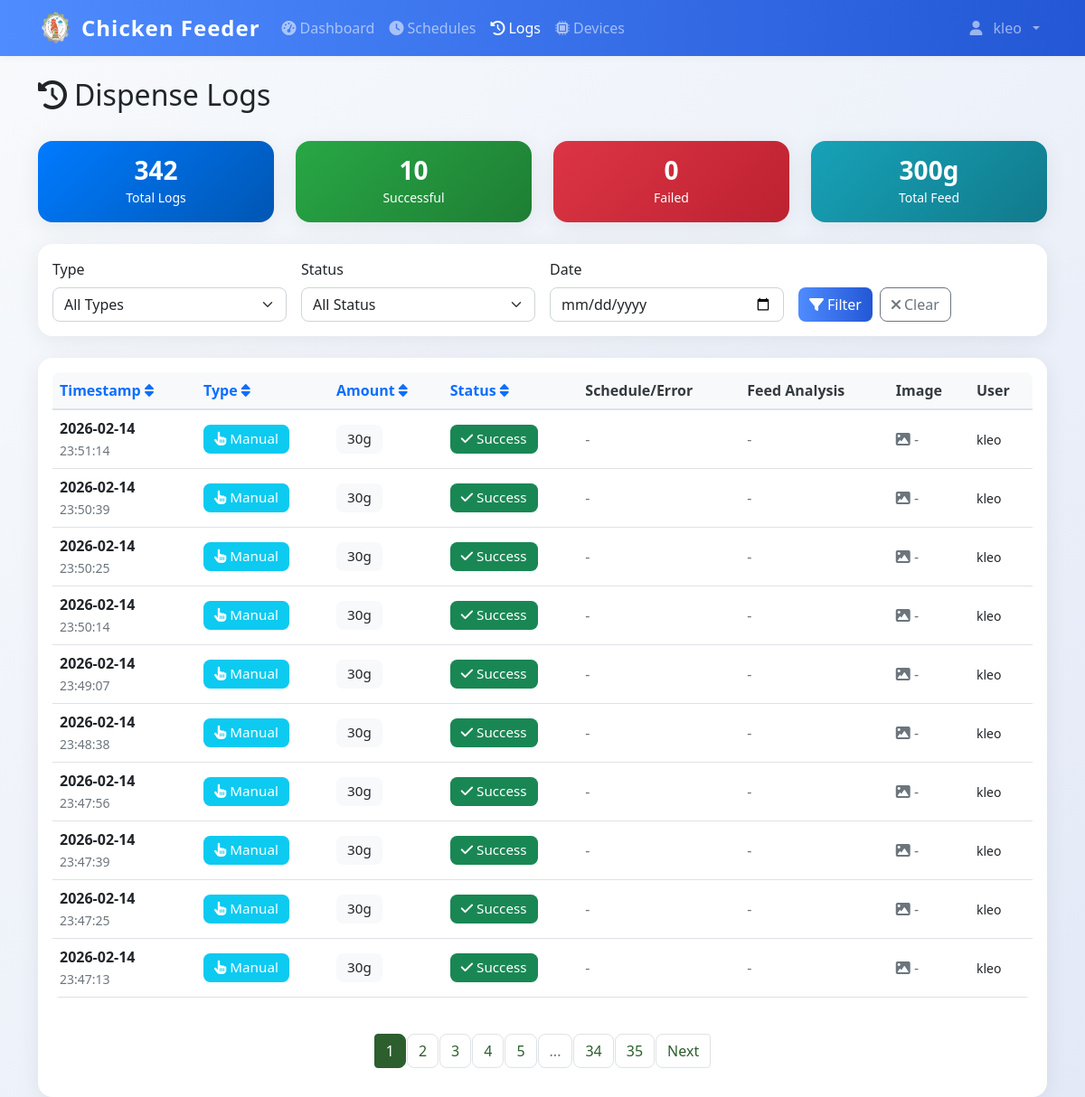
The page /logs (signed in) on the database as committed earlier.
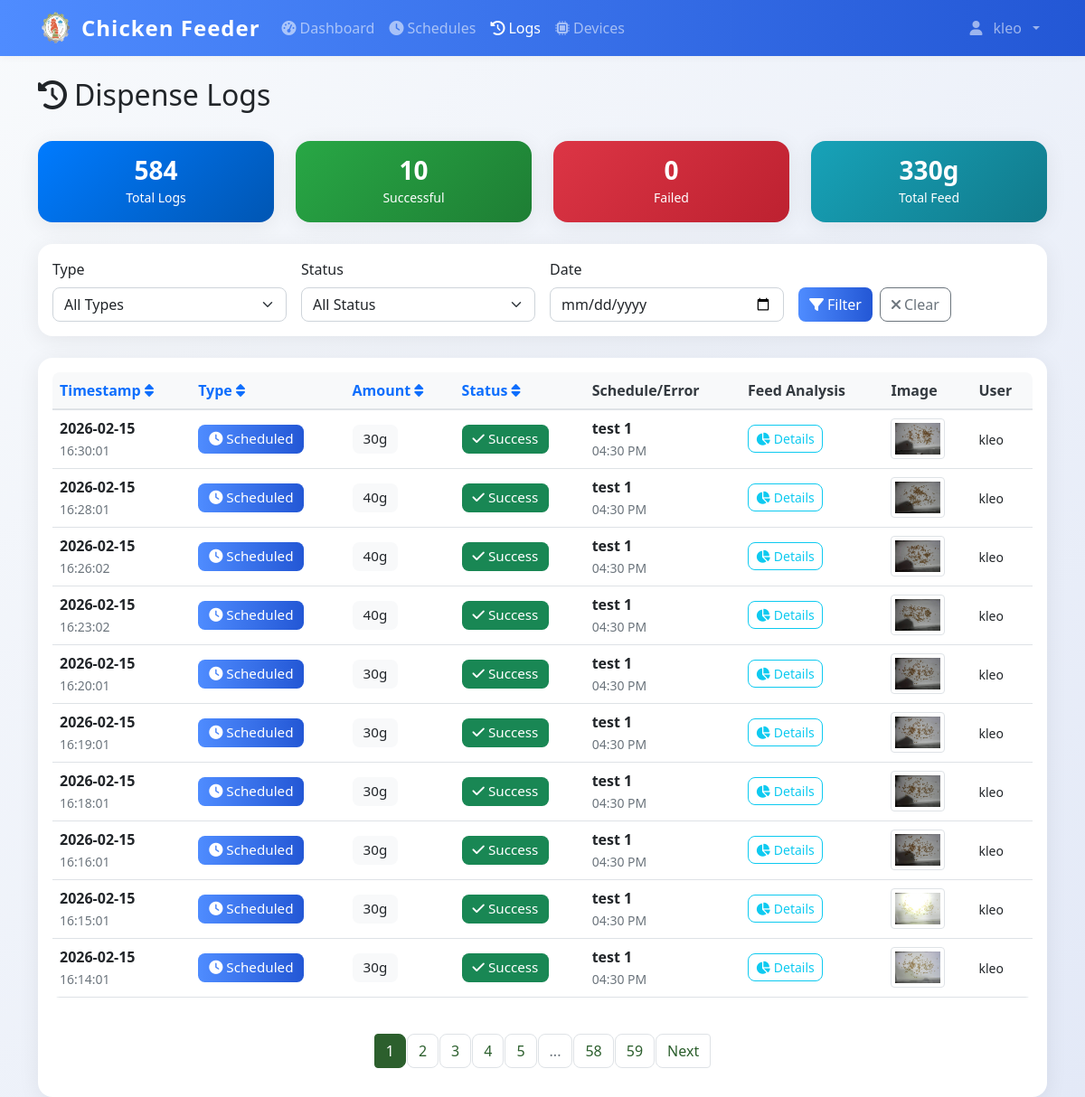
The same page on the database as committed later.
### models.py (models this page shows)
class DispenseLog(db.Model):
    id = db.Column(db.Integer, primary_key=True)
    timestamp = db.Column(db.DateTime, default=datetime.now, nullable=False)
    amount_grams = db.Column(db.Integer, nullable=False)
    trigger_type = db.Column(db.String(20), nullable=False)
    schedule_id = db.Column(db.Integer, db.ForeignKey('feed_schedule.id'), nullable=True)
    status = db.Column(db.String(20), default='success')
    error_message = db.Column(db.Text, nullable=True)
    image_path = db.Column(db.String(255), nullable=True)  # Path to captured feed image
    pellet_count = db.Column(db.Integer, nullable=True)  # Number of pellets detected in image
    grams_detected = db.Column(db.Float, nullable=True)  # Estimated grams of pellets in feeder
    grams_dispensed = db.Column(db.Integer, nullable=True)  # Actual amount dispensed by servo
    triggered_by = db.Column(db.Integer, db.ForeignKey('user.id'), nullable=True)
    schedule = db.relationship('FeedSchedule', backref=db.backref('dispense_logs', lazy=True))
    user = db.relationship('User', backref=db.backref('dispense_logs', lazy=True))

class User(UserMixin, db.Model):
    id = db.Column(db.Integer, primary_key=True)
    username = db.Column(db.String(80), unique=True, nullable=False)
    email = db.Column(db.String(120), unique=True, nullable=False)
    password_hash = db.Column(db.String(120), nullable=False)
    iot_device_url = db.Column(db.String(255), nullable=True)  # e.g., 'http://192.168.1.100:5000' or 'pi_klei'
    is_admin = db.Column(db.Boolean, default=True)
    created_at = db.Column(db.DateTime, default=datetime.now)

class FeedSchedule(db.Model):
    id = db.Column(db.Integer, primary_key=True)
    name = db.Column(db.String(100), nullable=False)
    feed_time = db.Column(db.Time, nullable=False)
    amount_grams = db.Column(db.Integer, nullable=False)
    is_active = db.Column(db.Boolean, default=True)
    created_by = db.Column(db.Integer, db.ForeignKey('user.id'), nullable=False)
    created_at = db.Column(db.DateTime, default=datetime.now)
    user = db.relationship('User', backref=db.backref('schedules', lazy=True))

### app.py (the view)
@app.route('/logs')
@login_required
def logs():
    page = request.args.get('page', 1, type=int)
    if not current_user.is_admin:
        logs = DispenseLog.query.filter_by(triggered_by=current_user.id).order_by(DispenseLog.timestamp.desc()).paginate(
            page=page, per_page=10, error_out=False
        )
    else:
        logs = DispenseLog.query.order_by(DispenseLog.timestamp.desc()).paginate(
            page=page, per_page=10, error_out=False
        )
    return render_template('logs.html', logs=logs)

### app.py (called while the page is built)
@login_manager.user_loader
def load_user(user_id):
    return db.session.get(User, int(user_id))

@app.context_processor
def inject_datetime():
    return {'datetime': datetime}

@app.before_request
def restrict_admin_from_user_pages():
    if current_user.is_authenticated and getattr(current_user, 'is_admin', False):
        if not request.path.startswith('/admin'):
            if not request.path.startswith('/static') and not request.path.startswith('/logout'):
                return redirect(url_for('admin.dashboard'))

### templates/logs.html (shortened to what the changed rows need)
{% extends "base.html" %}
{% block content %}
<div class="container mt-4">
    <div class="row mb-4">
        <div class="col">
            <h1 class="h2">
                <i class="fas fa-history me-2"></i>Dispense Logs
            </h1>
        </div>
    </div>
    {% if not logs or not logs.items %}
    <div class="text-center text-muted py-5">
        <i class="fas fa-clipboard-list fa-4x mb-3"></i>
        <h4>No Logs Available</h4>
        <p class="mb-4">No log data found. Dispense logs will appear here once you start feeding.</p>
        <a href="{{ url_for('dashboard') }}" class="btn btn-primary">
            <i class="fas fa-tachometer-alt me-2"></i>Go to Dashboard
        </a>
    </div>
    {% else %}
    <div class="row my-4">
        <div class="col-md-3">
            <div class="card bg-primary text-white">
                <div class="card-body text-center">
                    <h3 class="mb-0">{{ logs.total }}</h3>
                    <small>Total Logs</small>
                </div>
            </div>
        </div>
        <div class="col-md-3">
            <div class="card bg-success text-white">
                <div class="card-body text-center">
                    <h3 class="mb-0">{{ logs.items|selectattr('status', 'equalto', 'success')|list|length }}</h3>
                    <small>Successful</small>
                </div>
            </div>
        </div>
        <div class="col-md-3">
            <div class="card bg-danger text-white">
                <div class="card-body text-center">
                    <h3 class="mb-0">{{ logs.items|selectattr('status', 'equalto', 'failure')|list|length }}</h3>
                    <small>Failed</small>
                </div>
            </div>
        </div>
        <div class="col-md-3">
            <div class="card bg-info text-white">
                <div class="card-body text-center">
                    <h3 class="mb-0">{{ logs.items|sum(attribute='amount_grams') }}g</h3>
                    <small>Total Feed</small>
                </div>
            </div>
        </div>
    </div>
    <div class="card mb-4">
        <div class="card-body">
            <div class="row g-3">
                <div class="col-md-3">
                    <label for="filter-type" class="form-label">Type</label>
                    <select class="form-select" id="filter-type">
                        <option value="">All Types</option>
                    </select>
                </div>
                <div class="col-md-3">
                    <label for="filter-status" class="form-label">Status</label>
                    <select class="form-select" id="filter-status">
                        <option value="">All Status</option>
                    </select>
                </div>
                <div class="col-md-3">
                    <label for="filter-date" class="form-label">Date</label>
                    <input type="date" class="form-control" id="filter-date">
                </div>
                <div class="col-md-3">
                    <label class="form-label">&nbsp;</label>
                    <div class="d-flex gap-2">
                        <button class="btn btn-primary" onclick="applyFilters()">
                            <i class="fas fa-filter me-1"></i>Filter
                        </button>
                        <button class="btn btn-outline-secondary" onclick="clearFilters()">
                            <i class="fas fa-times me-1"></i>Clear
                        </button>
                    </div>
                </div>
            </div>
        </div>
    </div>
    <div class="card">
        <div class="card-body">
            {% if logs.items %}
            <div class="table-responsive">
                <table class="table table-hover">
                    <thead>
                        <tr>
                            <th>
                                <a href="#" onclick="sortTable('timestamp')" class="text-decoration-none">
                                    Timestamp <i class="fas fa-sort"></i>
                                </a>
                            </th>
                            <th>
                                <a href="#" onclick="sortTable('type')" class="text-decoration-none">
                                    Type <i class="fas fa-sort"></i>
                                </a>
                            </th>
                            <th>
                                <a href="#" onclick="sortTable('amount')" class="text-decoration-none">
                                    Amount <i class="fas fa-sort"></i>
                                </a>
                            </th>
                            <th>
                                <a href="#" onclick="sortTable('status')" class="text-decoration-none">
                                    Status <i class="fas fa-sort"></i>
                                </a>
                            </th>
                            <th>Schedule/Error</th>
                            <th>Feed Analysis</th>
                            <th>Image</th>
                            <th>User</th>
                        </tr>
                    </thead>
                    <tbody id="logs-table-body">
                        {% for log in logs.items %}
                        <tr class="log-row"
                            data-type="{{ log.trigger_type }}"
                            data-status="{{ log.status }}"
                            data-date="{{ log.timestamp.strftime('%Y-%m-%d') }}">
                            <td>
                                <div>
                                    <strong>{{ log.timestamp.strftime('%Y-%m-%d') }}</strong>
                                </div>
                                <small class="text-muted">{{ log.timestamp.strftime('%H:%M:%S') }}</small>
                            </td>
                            <td>
                                {% if log.trigger_type == 'manual' %}
                                    <span class="badge bg-info">
                                        <i class="fas fa-hand-pointer me-1"></i>Manual
                                    </span>
                                {% else %}
                                    <span class="badge bg-primary">
                                        <i class="fas fa-clock me-1"></i>Scheduled
                                    </span>
                                {% endif %}
                            </td>
                            <td>
                                <span class="badge bg-light text-dark">{{ log.amount_grams }}g</span>
                            </td>
                            <td>
                                {% if log.status == 'success' %}
                                    <span class="badge bg-success">
                                        <i class="fas fa-check me-1"></i>Success
                                    </span>
                                {% else %}
                                    <span class="badge bg-danger">
                                        <i class="fas fa-times me-1"></i>Failed
                                    </span>
                                {% endif %}
                            </td>
                            <td style="max-width: 350px;">
                                {% if log.schedule %}
                                    <div>
                                        <strong>{{ log.schedule.name }}</strong>
                                    </div>
                                    <small class="text-muted">{{ log.schedule.feed_time.strftime('%I:%M %p') }}</small>
                                {% elif log.error_message %}
                                    <div class="text-danger" title="{{ log.error_message }}" style="cursor: help;">
                                        <i class="fas fa-exclamation-triangle me-1"></i>
                                        <small>{{ log.error_message[:100] }}{% if log.error_message|length > 100 %}...{% endif %}</small>
                                    </div>
                                {% else %}
                                    <span class="text-muted">-</span>
                                {% endif %}
                            </td>
                            <td>
                                {% if log.pellet_count is not none or log.grams_detected is not none or log.grams_dispensed is not none %}
                                    <button class="btn btn-sm btn-outline-info"
                                            onclick="showFeedDetails({{ log.pellet_count or 0 }}, {{ log.grams_detected or 0 }}, {{ log.grams_dispensed or 0 }}, {{ log.amount_grams }})"
                                            title="View feed analysis details">
                                        <i class="fas fa-chart-pie me-1"></i>Details
                                    </button>
                                {% else %}
                                    <span class="text-muted">-</span>
                                {% endif %}
                            </td>
                            <td>
                                {% if log.image_path %}
                                    <img src="{{ url_for('static', filename=log.image_path) }}"
                                         alt="Feed Image"
                                         class="img-thumbnail"
                                         style="width: 60px; height: 45px; object-fit: cover; cursor: pointer;"
                                         onclick="viewImage('{{ url_for('static', filename=log.image_path) }}')"
                                         title="Click to view full image">
                                {% else %}
                                    <span class="text-muted"><i class="fas fa-image"></i> -</span>
                                {% endif %}
                            </td>
                            <td>
                                {% if log.user %}
                                    <small>{{ log.user.username }}</small>
                                {% else %}
                                    <small class="text-muted">System</small>
                                {% endif %}
                            </td>
                        </tr>
                        {% endfor %}
                    </tbody>
                </table>
            </div>
            {% if logs.pages > 1 %}
            <nav aria-label="Logs pagination" class="mt-4">
                <ul class="pagination justify-content-center">
                    {% for page_num in logs.iter_pages() %}
                        {% if page_num %}
                            {% if page_num != logs.page %}
                                <li class="page-item">
                                    <a class="page-link" href="{{ url_for('logs', page=page_num) }}">{{ page_num }}</a>
                                </li>
                            {% else %}
                                <li class="page-item active">
                                    <span class="page-link">{{ page_num }}</span>
                                </li>
                            {% endif %}
                        {% else %}
                            <li class="page-item disabled">
                                <span class="page-link">...</span>
                            </li>
                        {% endif %}
                    {% endfor %}
                    {% if logs.has_next %}
                        <li class="page-item">
                            <a class="page-link" href="{{ url_for('logs', page=logs.next_num) }}">Next</a>
                        </li>
                    {% endif %}
                </ul>
            </nav>
            {% endif %}
            {% endif %}
        </div>
    </div>
</div>
{% endif %}
{% endblock %}

Rows that differ between the two databases and show on the page:
no longer on this page (row unchanged): DispenseLog: timestamp "2026-02-14", timestamp "23:51:14", trigger_type "manual" (drawn), amount_grams "30", status "success" (drawn), user.username "kleo"
no longer on this page (row unchanged): DispenseLog: timestamp "2026-02-14", timestamp "23:50:39", trigger_type "manual" (drawn), amount_grams "30", status "success" (drawn), user.username "kleo"
no longer on this page (row unchanged): DispenseLog: timestamp "2026-02-14", timestamp "23:50:25", trigger_type "manual" (drawn), amount_grams "30", status "success" (drawn), user.username "kleo"
no longer on this page (row unchanged): DispenseLog: timestamp "2026-02-14", timestamp "23:50:14", trigger_type "manual" (drawn), amount_grams "30", status "success" (drawn), user.username "kleo"
no longer on this page (row unchanged): DispenseLog: timestamp "2026-02-14", timestamp "23:49:07", trigger_type "manual" (drawn), amount_grams "30", status "success" (drawn), user.username "kleo"
no longer on this page (row unchanged): DispenseLog: timestamp "2026-02-14", timestamp "23:48:38", trigger_type "manual" (drawn), amount_grams "30", status "success" (drawn), user.username "kleo"
no longer on this page (row unchanged): DispenseLog: timestamp "2026-02-14", timestamp "23:47:56", trigger_type "manual" (drawn), amount_grams "30", status "success" (drawn), user.username "kleo"
no longer on this page (row unchanged): DispenseLog: timestamp "2026-02-14", timestamp "23:47:39", trigger_type "manual" (drawn), amount_grams "30", status "success" (drawn), user.username "kleo"
no longer on this page (row unchanged): DispenseLog: timestamp "2026-02-14", timestamp "23:47:25", trigger_type "manual" (drawn), amount_grams "30", status "success" (drawn), user.username "kleo"
no longer on this page (row unchanged): DispenseLog: timestamp "2026-02-14", timestamp "23:47:13", trigger_type "manual" (drawn), amount_grams "30", status "success" (drawn), user.username "kleo"
added DispenseLog: timestamp "2026-02-15", timestamp "16:30:01", trigger_type "scheduled" (drawn), amount_grams "30", status "success" (drawn), schedule.name "test 1", schedule.feed_time "04:30 PM", image_path (picture), user.username "kleo"
added DispenseLog: timestamp "2026-02-15", timestamp "16:28:01", trigger_type "scheduled" (drawn), amount_grams "40", status "success" (drawn), schedule.name "test 1", schedule.feed_time "04:30 PM", image_path (picture), user.username "kleo"
added DispenseLog: timestamp "2026-02-15", timestamp "16:26:02", trigger_type "scheduled" (drawn), amount_grams "40", status "success" (drawn), schedule.name "test 1", schedule.feed_time "04:30 PM", image_path (picture), user.username "kleo"
added DispenseLog: timestamp "2026-02-15", timestamp "16:23:02", trigger_type "scheduled" (drawn), amount_grams "40", status "success" (drawn), schedule.name "test 1", schedule.feed_time "04:30 PM", image_path (picture), user.username "kleo"
added DispenseLog: timestamp "2026-02-15", timestamp "16:20:01", trigger_type "scheduled" (drawn), amount_grams "30", status "success" (drawn), schedule.name "test 1", schedule.feed_time "04:30 PM", image_path (picture), user.username "kleo"
added DispenseLog: timestamp "2026-02-15", timestamp "16:19:01", trigger_type "scheduled" (drawn), amount_grams "30", status "success" (drawn), schedule.name "test 1", schedule.feed_time "04:30 PM", image_path (picture), user.username "kleo"
added DispenseLog: timestamp "2026-02-15", timestamp "16:18:01", trigger_type "scheduled" (drawn), amount_grams "30", status "success" (drawn), schedule.name "test 1", schedule.feed_time "04:30 PM", image_path (picture), user.username "kleo"
added DispenseLog: timestamp "2026-02-15", timestamp "16:16:01", trigger_type "scheduled" (drawn), amount_grams "30", status "success" (drawn), schedule.name "test 1", schedule.feed_time "04:30 PM", image_path (picture), user.username "kleo"
added DispenseLog: timestamp "2026-02-15", timestamp "16:15:01", trigger_type "scheduled" (drawn), amount_grams "30", status "success" (drawn), schedule.name "test 1", schedule.feed_time "04:30 PM", image_path (picture), user.username "kleo"
added DispenseLog: timestamp "2026-02-15", timestamp "16:14:01", trigger_type "scheduled" (drawn), amount_grams "30", status "success" (drawn), schedule.name "test 1", schedule.feed_time "04:30 PM", image_path (picture), user.username "kleo"
Other text that changed with them:
{{ logs.total }}: "342" → "584"
{{ logs.items|sum(attribute='amount_grams') }}: "300" → "330"
new list line: "58"
new list line: "59"
list line gone: "34"
list line gone: "35"
